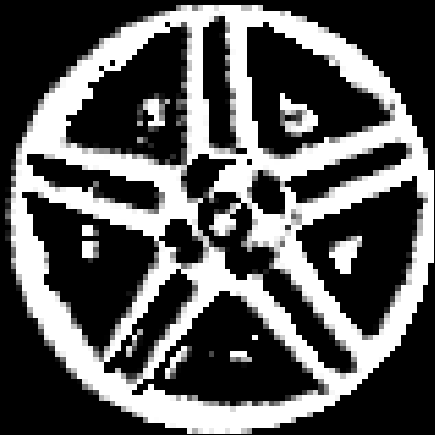
#> input picture 轮毂/传统orb/img_4.png, 435 x 435 px
$ python '函数关于辐条数函数.py'
#> lines starting #> are read from the running program, lines starting #| are printed output that depends on the picture; after the words box and inside, x2 and y2 are one past the last pixel; in counts of white or black regions, pixels touching at a corner belong together
import cv2
import numpy as np
import matplotlib.pyplot as plt
from skimage.metrics import structural_similarity as ssim
import cv2
import numpy as np
import matplotlib.pyplot as plt
import matplotlib
from scipy.signal import argrelextrema
from skimage.metrics import structural_similarity as ssim
from scipy.interpolate import make_interp_spline

# 解决中文显示问题
matplotlib.rcParams['font.sans-serif'] = ['SimHei']  # 用来正常显示中文标签
matplotlib.rcParams['axes.unicode_minus'] = False  # 用来正常显示负号
# 显示图像
plt.rcParams['font.sans-serif'] = ['SimHei']  # 用来正常显示中文标签
plt.rcParams['axes.unicode_minus'] = False  # 用来正常显示负号
matplotlib.use('TkAgg')

# 读取二值图像
image = cv2.imread('img_4.png', 0)
#> image is the input picture: shape (435, 435); min 0, max 255, mean 90
image = cv2.resize(image, (100, 100))
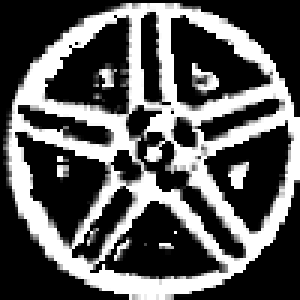
#> image: shape (100, 100) (shown 3 times larger); min 0, max 255, mean 89.7
# 确保是二值图像
_, image = cv2.threshold(image, 127, 255, cv2.THRESH_BINARY)
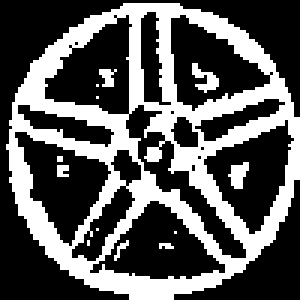
#> image: shape (100, 100) (shown 3 times larger); 35.4% white; 13 white regions (9 under 20 px), largest, box (x1, y1, x2, y2) and area: (2, 1, 100, 100) 3393, (64, 21, 73, 31) 43, (76, 54, 83, 63) 40, (33, 23, 39, 29) 23

height, width = image.shape
#> height = 100; width = 100

# 存储模板匹配分数和 SSIM 分数
template_scores = []
ssim_scores = []

# 遍历旋转角度
for angle in range(0, 360, 1):
    M = cv2.getRotationMatrix2D((width / 2, height / 2), angle, 1)
    rotated_img = cv2.warpAffine(image, M, (width, height))

    # 模板匹配
    result = cv2.matchTemplate(image, rotated_img, cv2.TM_CCOEFF_NORMED)
    _, template_score, _, _ = cv2.minMaxLoc(result)
    template_scores.append(template_score)

    # SSIM
    ssim_score = ssim(image, rotated_img)
    ssim_scores.append(ssim_score)
#> this loop made 360 passes
#> (result, template_score, ssim_score) on passes 1 to 3: ([1], 1, 1), ([0.931], 0.931, 0.858), ([0.817], 0.817, 0.691)
#> pass 2, `rotated_img = cv2.warpAffine(image, M, (width, height))`:
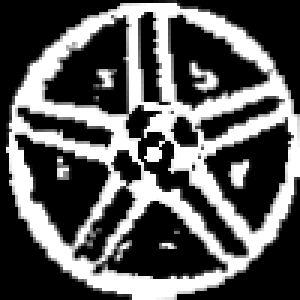
#> rotated_img: shape (100, 100) (shown 3 times larger); min 0, max 255, mean 90.3
#> pass 3, `rotated_img = cv2.warpAffine(image, M, (width, height))`:
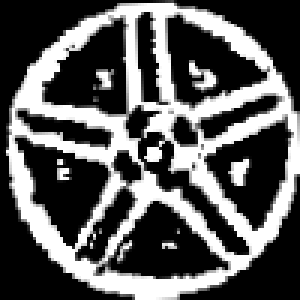
#> rotated_img: shape (100, 100) (shown 3 times larger); min 0, max 255, mean 90.3
#> after the loop, ssim_scores = 360 values, max 1 at index 0, min 0.139 at index 134, mean 0.241; template_scores = 360 values, max 1 at index 0, min 0.241 at index 133, mean 0.357

# 绘制曲线
plt.plot(range(0, 360, 1), template_scores, label='模板匹配分数')
plt.plot(range(0, 360, 1), ssim_scores, label='SSIM 分数')
plt.xlabel('旋转角度 (度)')
plt.ylabel('相似度分数')
plt.title('二值图像旋转后的相似度比较')
plt.legend()
plt.show()
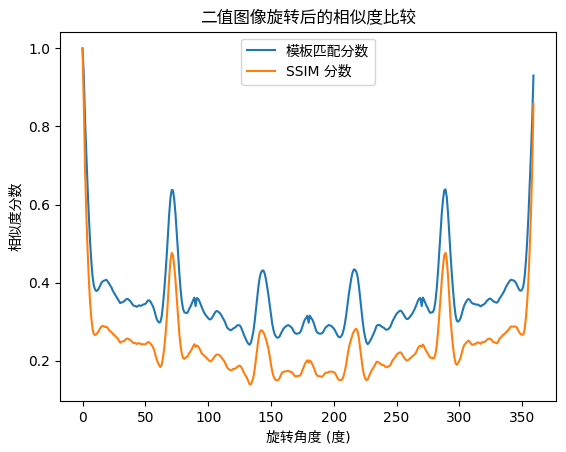
#> figure drawn by matplotlib, 1 panel; curve peaks at x = 0, y = 1; curve peaks at x = 0, y = 1

$ run again, with 轮毂/传统orb/img_1.png copied over 轮毂/传统orb/img_4.png
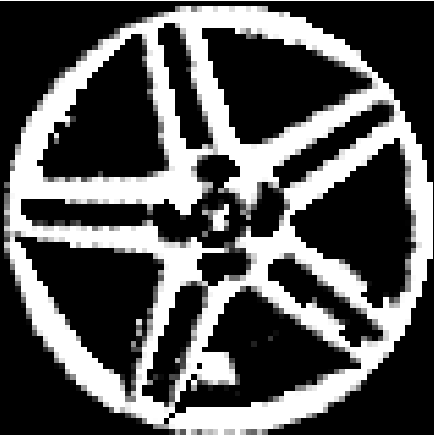
#> input picture 轮毂/传统orb/img_1.png, 434 x 435 px
#> image is the input picture: shape (435, 434); min 0, max 255, mean 86.6
#> `_, image = cv2.threshold(image, 127, 255, cv2.THRESH_BINARY)`:
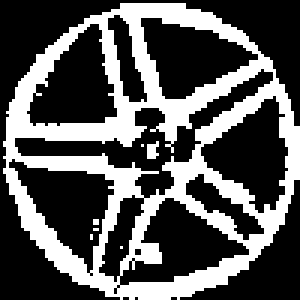
#> image: shape (100, 100) (shown 3 times larger); 34.1% white; 7 white regions (6 under 20 px), largest, box (x1, y1, x2, y2) and area: (1, 1, 100, 100) 3382
#> the loop `for angle in range(0, 360, 1):` made 360 passes
#> (result, template_score, ssim_score) on passes 1 to 3: ([1], 1, 1), ([0.931], 0.931, 0.865), ([0.825], 0.825, 0.713)
#> after the loop `for angle in range(0, 360, 1):`: ssim_scores = 360 values, max 1 at index 0, min 0.23 at index 35, mean 0.307; template_scores = 360 values, max 1 at index 0, min 0.305 at index 35, mean 0.401
#> `plt.show()`:
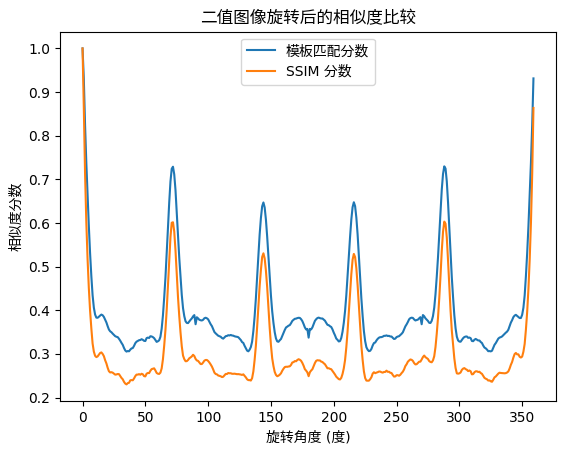
#> figure drawn by matplotlib, 1 panel; curve peaks at x = 0, y = 1; curve peaks at x = 0, y = 1
